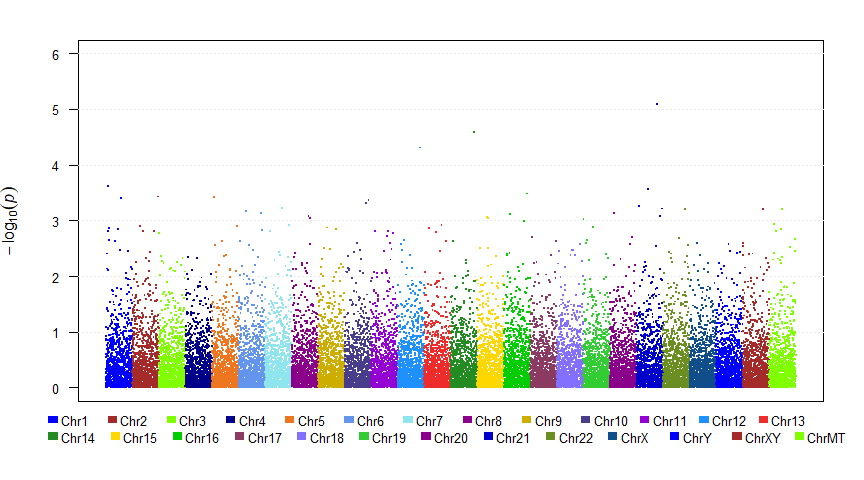

This figure's R source:
# manhattan plot using base graphics
manhattan = function(dataframe, myylab="", cols=colors()[c(26,32,48,73,54,62,44,84,145,107,115,128,135,139,143,257,371,435,448,454,461,493,132)], ymin=0, ymax="max", cex.x.axis=0.7, limitchromosomes=1:26, suggestiveline=1:30, genomewideline=-log10(5e-8), annotate=NULL, ...) {
    cat("This function works only with plotting on the screen or pdf file. Please use manhattan2 if you want to save to other filetypes.\n")
    cat(myylab)
    #oldpar = par()
	d=dataframe
    if (any(limitchromosomes)) 
		d=d[d$CHR %in% limitchromosomes, ] #remove SNPs whose CHR outside of 1:26
	d=subset(na.omit(d[order(d$CHR, d$BP), ]), (P>0 & P<=1)) # remove na's, sort, and keep only 0<P<=1
	cat(nrow(d), "SNPs are to be plotted\n")
	
	labchr = sort(unique(d$CHR))
	labchr = ifelse(labchr==1,paste(labchr,"  ",sep=""),ifelse(labchr<=22, labchr, ifelse(labchr==23, "X", ifelse(labchr==24, "Y", ifelse(labchr==25,"XY", ifelse(labchr==26, "MT",labchr))))))

    if (!("CHR" %in% names(d) & "BP" %in% names(d) & "P" %in% names(d))) 
		stop("Make sure your data frame contains columns CHR, BP, and P")

	d$logp = -log10(d$P)
	
    d$pos=NA
    ticks=NULL
    lastbase=0
    cols <- rep(cols, length=length(unique(d$CHR)))
    if (ymax=="max") 
		ymax<-ceiling(max(d$logp))
    if (ymin=="min")
		ymin=floor(min(d$logp))
		
    numchroms=length(unique(d$CHR))
    if (numchroms==1) {
        d$pos=d$BP
        #ticks=floor(length(d$pos))/2+1
        ticks = max(d$pos)/2+1
    } else {
        for (i in 1:numchroms) {
			mychr = sort(unique(d$CHR))[i]
        	if (i==1) {
    			d[d$CHR==mychr, ]$pos = d[d$CHR==mychr, ]$BP
				ticks = max(d[d$CHR==mychr,]$pos)/2
    		} else {
    			lastbase=lastbase+tail(subset(d,CHR==(unique(d$CHR)[i-1]))$BP, 1)
    			d[d$CHR==mychr, ]$pos = d[d$CHR==mychr, ]$BP+lastbase
				ticks = c(ticks, lastbase+tail(d[d$CHR==mychr,]$BP,1)/2)
    		}
    	}
    }
    # reset = readline("Would you accept the default 9*5 layout(y/n):")
    # if(reset=="y"){
        # devs = dev.list()
        # if(!is.null(devs))
            # dev.off()
        dev.new(width=9, height=5)
    # }
    par(xpd=F)
    par(mar=c(4.1, 4.1, 2.1, 2.1))
    if (numchroms==1) {
        with(d, plot(pos, logp, ylim=c(ymin,ymax), pch=".", ylab=expression(-log[10](italic(p))), xlab=paste("Chromosome",unique(d$CHR),"position"), cex=0.4,cex.lab=1,cex.axis=1,las=1, ...))
    }	else {
        with(d, plot(pos, logp, ylim=c(ymin,ymax), pch=".",cex=2, ylab=expression(-log[10](italic(p))), xlab="", xaxt="n", type="n", cex.lab=1,cex.axis=0.8,las=1, ...))
        if (exists("suggestiveline"))
            abline(h=suggestiveline, col=colors()[353], lty=3)
        if (genomewideline)
            abline(h=genomewideline, col=colors()[134], lty=5)
        #axis(1, at=ticks, lab=labchr, las=2, lwd=0, lwd.ticks=1, line=-0.3, cex.axis=cex.x.axis)
        icol=1
        for (i in unique(d$CHR)) {
            with(d[d$CHR==i, ],points(pos, logp, pch=".",cex=2, col=cols[icol], ...))
            icol=icol+1
        }
    }
   
    if (!is.null(annotate)) {
        d.annotate=d[which(d$SNP %in% annotate), ]
        with(d.annotate, points(pos, logp, col="green3", ...)) 
    }
    par(xpd=TRUE)
    halfchr = ceiling(length(labchr)/2)
    legend(-max(d$pos)/10,-ymax/20, paste("Chr",labchr[1:halfchr], sep=""), fill=cols[1:halfchr], horiz=T, cex=0.8, border=F,bty="n", x.intersp=0.3)
    legend(-max(d$pos)/10,-ymax/10, paste("Chr",labchr[(halfchr+1):length(labchr)],sep=""), fill=cols[(halfchr+1):length(labchr)], horiz=T, cex=0.8, border=F,bty="n", x.intersp=0.3)
    #par(oldpar)
    par(xpd=F)
}
